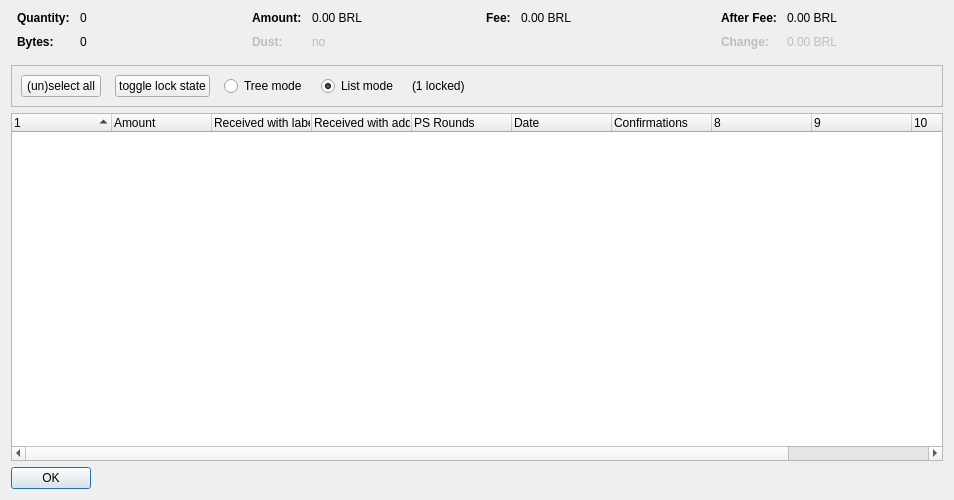
<?xml version="1.0" encoding="UTF-8"?>
<ui version="4.0">
 <class>CoinControlDialog</class>
 <widget class="QDialog" name="CoinControlDialog">
  <property name="geometry">
   <rect>
    <x>0</x>
    <y>0</y>
    <width>954</width>
    <height>500</height>
   </rect>
  </property>
  <property name="windowTitle">
   <string>Coin Selection</string>
  </property>
  <layout class="QVBoxLayout" name="verticalLayout">
   <item>
    <layout class="QHBoxLayout" name="horizontalLayoutTop" stretch="0,0,0,0">
     <property name="topMargin">
      <number>0</number>
     </property>
     <property name="bottomMargin">
      <number>10</number>
     </property>
     <item>
      <layout class="QFormLayout" name="formLayoutCoinControl1">
       <property name="horizontalSpacing">
        <number>10</number>
       </property>
       <property name="verticalSpacing">
        <number>10</number>
       </property>
       <property name="leftMargin">
        <number>6</number>
       </property>
       <property name="rightMargin">
        <number>6</number>
       </property>
       <item row="0" column="0">
        <widget class="QLabel" name="labelCoinControlQuantityText">
         <property name="font">
          <font>
           <weight>75</weight>
           <bold>true</bold>
          </font>
         </property>
         <property name="text">
          <string>Quantity:</string>
         </property>
        </widget>
       </item>
       <item row="0" column="1">
        <widget class="QLabel" name="labelCoinControlQuantity">
         <property name="cursor">
          <cursorShape>IBeamCursor</cursorShape>
         </property>
         <property name="contextMenuPolicy">
          <enum>Qt::ActionsContextMenu</enum>
         </property>
         <property name="text">
          <string notr="true">0</string>
         </property>
         <property name="textInteractionFlags">
          <set>Qt::LinksAccessibleByMouse|Qt::TextSelectableByKeyboard|Qt::TextSelectableByMouse</set>
         </property>
        </widget>
       </item>
       <item row="1" column="0">
        <widget class="QLabel" name="labelCoinControlBytesText">
         <property name="font">
          <font>
           <weight>75</weight>
           <bold>true</bold>
          </font>
         </property>
         <property name="text">
          <string>Bytes:</string>
         </property>
        </widget>
       </item>
       <item row="1" column="1">
        <widget class="QLabel" name="labelCoinControlBytes">
         <property name="cursor">
          <cursorShape>IBeamCursor</cursorShape>
         </property>
         <property name="contextMenuPolicy">
          <enum>Qt::ActionsContextMenu</enum>
         </property>
         <property name="text">
          <string notr="true">0</string>
         </property>
         <property name="textInteractionFlags">
          <set>Qt::LinksAccessibleByMouse|Qt::TextSelectableByKeyboard|Qt::TextSelectableByMouse</set>
         </property>
        </widget>
       </item>
      </layout>
     </item>
     <item>
      <layout class="QFormLayout" name="formLayoutCoinControl2">
       <property name="horizontalSpacing">
        <number>10</number>
       </property>
       <property name="verticalSpacing">
        <number>10</number>
       </property>
       <property name="leftMargin">
        <number>6</number>
       </property>
       <property name="rightMargin">
        <number>6</number>
       </property>
       <item row="0" column="0">
        <widget class="QLabel" name="labelCoinControlAmountText">
         <property name="font">
          <font>
           <weight>75</weight>
           <bold>true</bold>
          </font>
         </property>
         <property name="text">
          <string>Amount:</string>
         </property>
        </widget>
       </item>
       <item row="0" column="1">
        <widget class="QLabel" name="labelCoinControlAmount">
         <property name="cursor">
          <cursorShape>IBeamCursor</cursorShape>
         </property>
         <property name="contextMenuPolicy">
          <enum>Qt::ActionsContextMenu</enum>
         </property>
         <property name="text">
          <string notr="true">0.00 BRL</string>
         </property>
         <property name="textInteractionFlags">
          <set>Qt::LinksAccessibleByMouse|Qt::TextSelectableByKeyboard|Qt::TextSelectableByMouse</set>
         </property>
        </widget>
       </item>
       <item row="1" column="0">
        <widget class="QLabel" name="labelCoinControlLowOutputText">
         <property name="enabled">
          <bool>false</bool>
         </property>
         <property name="font">
          <font>
           <weight>75</weight>
           <bold>true</bold>
          </font>
         </property>
         <property name="text">
          <string>Dust:</string>
         </property>
        </widget>
       </item>
       <item row="1" column="1">
        <widget class="QLabel" name="labelCoinControlLowOutput">
         <property name="enabled">
          <bool>false</bool>
         </property>
         <property name="cursor">
          <cursorShape>IBeamCursor</cursorShape>
         </property>
         <property name="contextMenuPolicy">
          <enum>Qt::ActionsContextMenu</enum>
         </property>
         <property name="text">
          <string notr="true">no</string>
         </property>
         <property name="textInteractionFlags">
          <set>Qt::LinksAccessibleByMouse|Qt::TextSelectableByKeyboard|Qt::TextSelectableByMouse</set>
         </property>
        </widget>
       </item>
      </layout>
     </item>
     <item>
      <layout class="QFormLayout" name="formLayoutCoinControl3">
       <property name="horizontalSpacing">
        <number>10</number>
       </property>
       <property name="verticalSpacing">
        <number>10</number>
       </property>
       <property name="leftMargin">
        <number>6</number>
       </property>
       <property name="rightMargin">
        <number>6</number>
       </property>
       <item row="0" column="0">
        <widget class="QLabel" name="labelCoinControlFeeText">
         <property name="font">
          <font>
           <weight>75</weight>
           <bold>true</bold>
          </font>
         </property>
         <property name="text">
          <string>Fee:</string>
         </property>
        </widget>
       </item>
       <item row="0" column="1">
        <widget class="QLabel" name="labelCoinControlFee">
         <property name="cursor">
          <cursorShape>IBeamCursor</cursorShape>
         </property>
         <property name="contextMenuPolicy">
          <enum>Qt::ActionsContextMenu</enum>
         </property>
         <property name="text">
          <string notr="true">0.00 BRL</string>
         </property>
         <property name="textInteractionFlags">
          <set>Qt::LinksAccessibleByMouse|Qt::TextSelectableByKeyboard|Qt::TextSelectableByMouse</set>
         </property>
        </widget>
       </item>
      </layout>
     </item>
     <item>
      <layout class="QFormLayout" name="formLayoutCoinControl4">
       <property name="horizontalSpacing">
        <number>10</number>
       </property>
       <property name="verticalSpacing">
        <number>10</number>
       </property>
       <property name="leftMargin">
        <number>6</number>
       </property>
       <property name="rightMargin">
        <number>6</number>
       </property>
       <item row="0" column="0">
        <widget class="QLabel" name="labelCoinControlAfterFeeText">
         <property name="font">
          <font>
           <weight>75</weight>
           <bold>true</bold>
          </font>
         </property>
         <property name="text">
          <string>After Fee:</string>
         </property>
        </widget>
       </item>
       <item row="0" column="1">
        <widget class="QLabel" name="labelCoinControlAfterFee">
         <property name="cursor">
          <cursorShape>IBeamCursor</cursorShape>
         </property>
         <property name="contextMenuPolicy">
          <enum>Qt::ActionsContextMenu</enum>
         </property>
         <property name="text">
          <string notr="true">0.00 BRL</string>
         </property>
         <property name="textInteractionFlags">
          <set>Qt::LinksAccessibleByMouse|Qt::TextSelectableByKeyboard|Qt::TextSelectableByMouse</set>
         </property>
        </widget>
       </item>
       <item row="1" column="0">
        <widget class="QLabel" name="labelCoinControlChangeText">
         <property name="enabled">
          <bool>false</bool>
         </property>
         <property name="font">
          <font>
           <weight>75</weight>
           <bold>true</bold>
          </font>
         </property>
         <property name="text">
          <string>Change:</string>
         </property>
        </widget>
       </item>
       <item row="1" column="1">
        <widget class="QLabel" name="labelCoinControlChange">
         <property name="enabled">
          <bool>false</bool>
         </property>
         <property name="cursor">
          <cursorShape>IBeamCursor</cursorShape>
         </property>
         <property name="contextMenuPolicy">
          <enum>Qt::ActionsContextMenu</enum>
         </property>
         <property name="text">
          <string notr="true">0.00 BRL</string>
         </property>
         <property name="textInteractionFlags">
          <set>Qt::LinksAccessibleByMouse|Qt::TextSelectableByKeyboard|Qt::TextSelectableByMouse</set>
         </property>
        </widget>
       </item>
      </layout>
     </item>
    </layout>
   </item>
   <item>
    <widget class="QFrame" name="frame">
     <property name="minimumSize">
      <size>
       <width>0</width>
       <height>40</height>
      </size>
     </property>
     <property name="frameShape">
      <enum>QFrame::StyledPanel</enum>
     </property>
     <property name="frameShadow">
      <enum>QFrame::Sunken</enum>
     </property>
     <layout class="QHBoxLayout" name="horizontalLayout">
      <item>
       <layout class="QHBoxLayout" name="horizontalLayoutPanel" stretch="0,0,0,0,0,0">
        <property name="spacing">
         <number>14</number>
        </property>
        <item>
         <widget class="QPushButton" name="pushButtonSelectAll">
          <property name="sizePolicy">
           <sizepolicy hsizetype="Maximum" vsizetype="Fixed">
            <horstretch>0</horstretch>
            <verstretch>0</verstretch>
           </sizepolicy>
          </property>
          <property name="text">
           <string>(un)select all</string>
          </property>
          <property name="autoDefault">
           <bool>false</bool>
          </property>
         </widget>
        </item>
        <item>
         <widget class="QPushButton" name="pushButtonToggleLock">
          <property name="sizePolicy">
           <sizepolicy hsizetype="Maximum" vsizetype="Fixed">
            <horstretch>0</horstretch>
            <verstretch>0</verstretch>
           </sizepolicy>
          </property>
          <property name="text">
           <string>toggle lock state</string>
          </property>
          <property name="autoDefault">
           <bool>false</bool>
          </property>
         </widget>
        </item>
        <item>
         <widget class="QRadioButton" name="radioTreeMode">
          <property name="sizePolicy">
           <sizepolicy hsizetype="Maximum" vsizetype="Fixed">
            <horstretch>0</horstretch>
            <verstretch>0</verstretch>
           </sizepolicy>
          </property>
          <property name="text">
           <string>Tree mode</string>
          </property>
         </widget>
        </item>
        <item>
         <widget class="QRadioButton" name="radioListMode">
          <property name="sizePolicy">
           <sizepolicy hsizetype="Maximum" vsizetype="Fixed">
            <horstretch>0</horstretch>
            <verstretch>0</verstretch>
           </sizepolicy>
          </property>
          <property name="text">
           <string>List mode</string>
          </property>
          <property name="checked">
           <bool>true</bool>
          </property>
         </widget>
        </item>
        <item>
         <widget class="QLabel" name="labelLocked">
          <property name="text">
           <string>(1 locked)</string>
          </property>
         </widget>
        </item>
        <item>
         <spacer name="horizontalSpacer">
          <property name="orientation">
           <enum>Qt::Horizontal</enum>
          </property>
          <property name="sizeHint" stdset="0">
           <size>
            <width>40</width>
            <height>20</height>
           </size>
          </property>
         </spacer>
        </item>
       </layout>
      </item>
     </layout>
    </widget>
   </item>
   <item>
    <widget class="CoinControlTreeWidget" name="treeWidget">
     <property name="contextMenuPolicy">
      <enum>Qt::CustomContextMenu</enum>
     </property>
     <property name="sortingEnabled">
      <bool>false</bool>
     </property>
     <property name="columnCount">
      <number>11</number>
     </property>
     <attribute name="headerShowSortIndicator" stdset="0">
      <bool>true</bool>
     </attribute>
     <attribute name="headerStretchLastSection">
      <bool>false</bool>
     </attribute>
     <column>
      <property name="text">
       <string/>
      </property>
     </column>
     <column>
      <property name="text">
       <string>Amount</string>
      </property>
     </column>
     <column>
      <property name="text">
       <string>Received with label</string>
      </property>
     </column>
     <column>
      <property name="text">
       <string>Received with address</string>
      </property>
     </column>
     <column>
      <property name="text">
       <string>PS Rounds</string>
      </property>
     </column>
     <column>
      <property name="text">
       <string>Date</string>
      </property>
     </column>
     <column>
      <property name="text">
       <string>Confirmations</string>
      </property>
      <property name="toolTip">
       <string>Confirmed</string>
      </property>
     </column>
     <column>
      <property name="text">
       <string/>
      </property>
     </column>
     <column>
      <property name="text">
       <string/>
      </property>
     </column>
     <column>
      <property name="text">
       <string/>
      </property>
     </column>
     <column>
      <property name="text">
       <string/>
      </property>
     </column>
    </widget>
   </item>
   <item>
    <widget class="QDialogButtonBox" name="buttonBox">
     <property name="sizePolicy">
      <sizepolicy hsizetype="Maximum" vsizetype="Fixed">
       <horstretch>0</horstretch>
       <verstretch>0</verstretch>
      </sizepolicy>
     </property>
     <property name="orientation">
      <enum>Qt::Horizontal</enum>
     </property>
     <property name="standardButtons">
      <set>QDialogButtonBox::Ok</set>
     </property>
    </widget>
   </item>
  </layout>
 </widget>
 <customwidgets>
  <customwidget>
   <class>CoinControlTreeWidget</class>
   <extends>QTreeWidget</extends>
   <header>coincontroltreewidget.h</header>
  </customwidget>
 </customwidgets>
 <resources/>
 <connections/>
</ui>
